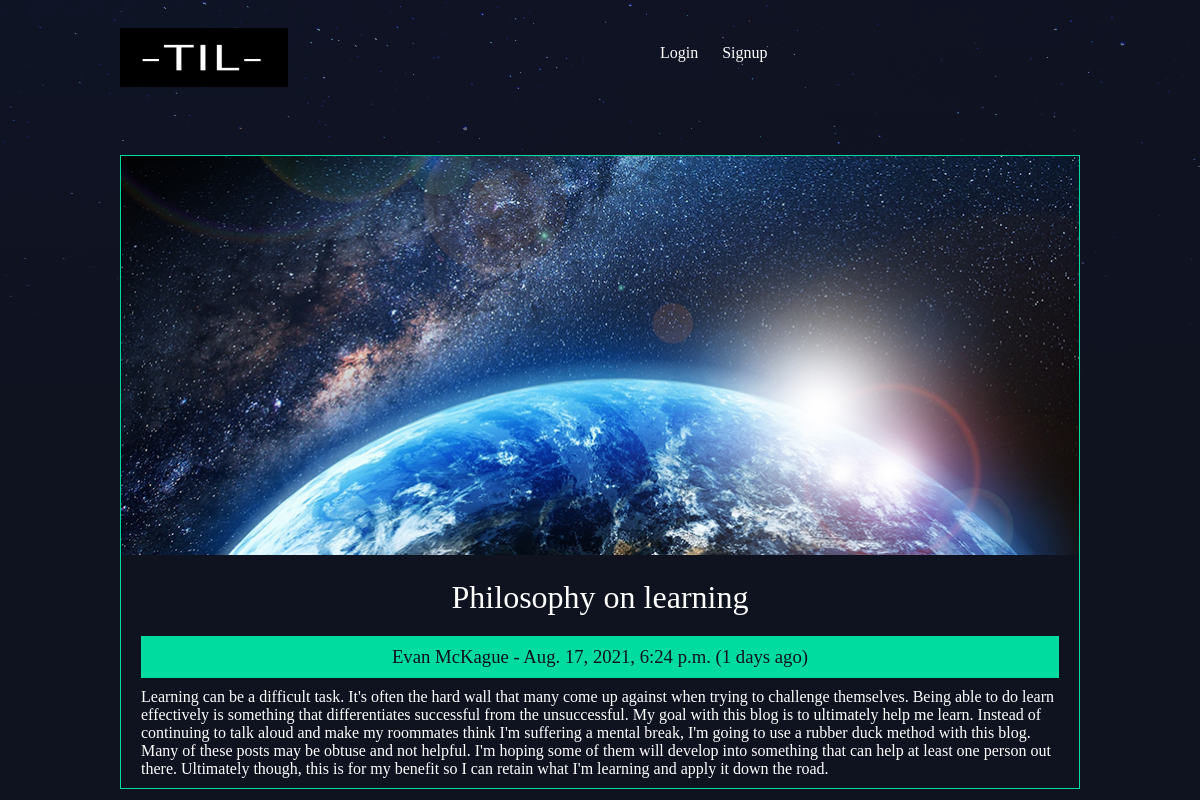
Page /articles/philosophy-on-learning/ on the committed database.
### articles/models.py (models this page shows, shortened)
class Article(models.Model):
    title = CharField(max_length=100)
    body = TextField()
    slug = SlugField()
    date = DateTimeField(auto_now_add=True)
    thumbnail = models.ImageField(default='default.png', blank=True)
    author = models.ForeignKey(User, on_delete=models.CASCADE, default=None)
    def authorName(self):
        authorName = str(self.author).replace("_", " ")
        return authorName
    def daysAgo(self):
        today = datetime.datetime.now()
        if self.date.day == today.day:
            return str(today.hour - self.date.hour) + " hours ago"
        else:
            if self.date.month == today.month:
                return str(today.day - self.date.day) + " days ago"
            else:
                if self.date.year == today.year:
                    return str(today.month - self.date.month) + " months ago"
        return "recent"

### articles/views.py (the view)
# urls.py: path('<slug:slug>/', views.article_detail, name='detailView'),
def article_detail(request, slug):
    article = Article.objects.get(slug=slug)
    return render(request, 'articles/article_detail.html', {'article': article})

### articles/templates/articles/article_detail.html (shortened to what this page needs)
{% extends 'base_layout.html' %}
{% block content %}
<div class='article-detail'>
    <div class='article'>
        <img src='{{article.thumbnail.url }}'>
        <h2>{{article.title}}</h2>
        <h3 class='author'>{{article.authorName}} - {{article.date}} ({{article.daysAgo}})</h3>
        <p>{{article.body}}</p>
    </div>
</div>
{% endblock %}

### assets/styles.css (style rules this page uses)
body { background-color: #0f121f; background-image: url(/static/stars.png); background-repeat: no-repeat; color: #fff; }
body * { font-family: Ubuntu; }
h1, h2, h3, h4, h5 { font-weight: normal; margin: 0; }
.article { padding: 10px; border: 1px solid #00dba0; position: relative; padding-bottom: 40px; }
.article h2 { font-size: 1.2em; }
.article .author { padding: 10px; background: #00dba0; display: flex; color: #0f121f; justify-content: center; margin: 0px 20px ; }
.article-detail .article { padding: 0; }
.article-detail .article img { max-width: 100%; }
.article-detail .article h2 { text-align: center; margin: 20px auto; font-size: 2em }
.article-detail .article h3 { text-align: center; }
.article-detail .article p { margin: 10px 20px }

### rows in the picture
Article: thumbnail (picture), title "Philosophy on learning", authorName "Evan McKague", date "Aug. 17, 2021, 6:24 p.m.", daysAgo "1 days ago", body "Learning can be a difficult task. It's often the hard wall that many come up against when trying to challenge themselves. Being able to do learn effectively is something that differentiates successful from the unsuccessful. My goal with this blog is to ultimately help me learn. Instead of continuing to talk aloud and make my roommates think I'm suffering a mental break, I'm going to use a rubber duck method with this blog. Many of these posts may be obtuse and not helpful. I'm hoping some of them will develop into something that can help at least one person out there. Ultimately though, this is for my benefit so I can retain what I'm learning and apply it down the road."
